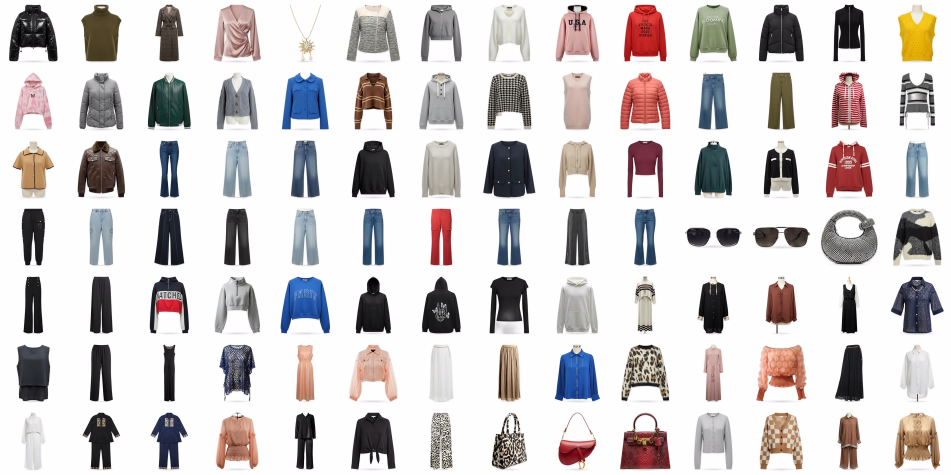
#> input picture listings/overview/01-main.jpg, 2852 x 1424 px, given in place of 03-details.jpg.png, which was not available (shown at 1/3 size)
$ python grid.py ../../../listings/overview ../../../listings/overview/03-details.jpg ../../../listings/overview/03-details.jpg
#> lines starting #> are read from the running program, lines starting #| are printed output that depends on the picture
import sys
from PIL import Image,ImageDraw,ImageFont
out,order=sys.argv[1],sys.argv[2].split(',')
tw,th,g=405,540,4  # 3:4 profile-grid crop
rows=(len(order)+2)//3
m=Image.new('RGB',(3*tw+2*g,rows*th+(rows-1)*g),'white')
#> m: PIL image 1223x540 RGB; every value is 255
for i,s in enumerate(order):
    im=Image.open(f"{sys.argv[3]}/{s}.png").convert('RGB')
#> im is the input picture: PIL image 2852x1424 RGB; mean R, G, B 211.1, 206.2, 206.7
    cw=int(1350*3/4); x0=(1080-cw)//2
    im=im.crop((x0,0,x0+cw,1350)).resize((tw,th),Image.LANCZOS)
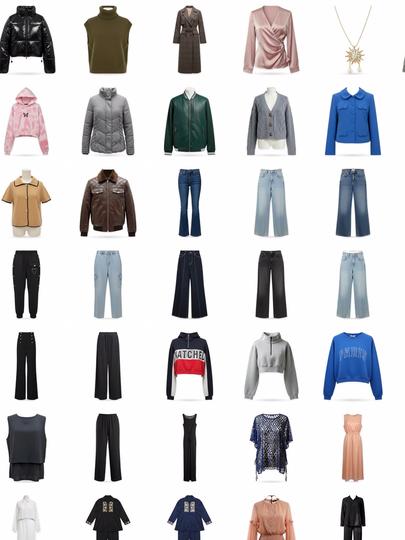
#> im: PIL image 405x540 RGB; mean R, G, B 207.6, 206.4, 209
    m.paste(im,((i%3)*(tw+g),(i//3)*(th+g)))
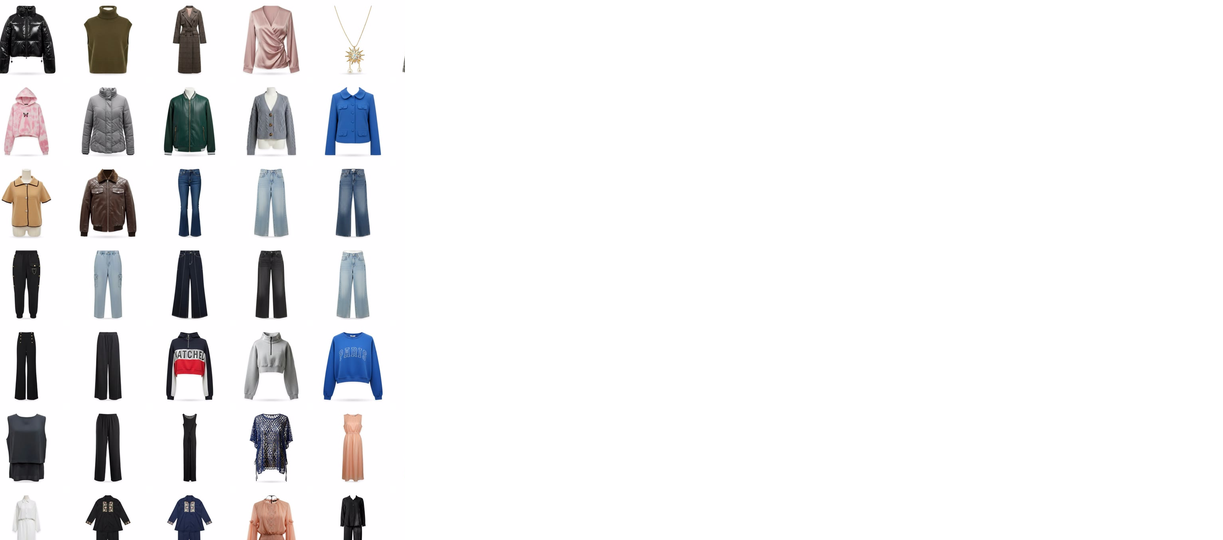
#> m: PIL image 1223x540 RGB; mean R, G, B 239.3, 238.9, 239.8
m.save(out,quality=90)

$ run again, on listings/overview/04-info.jpg
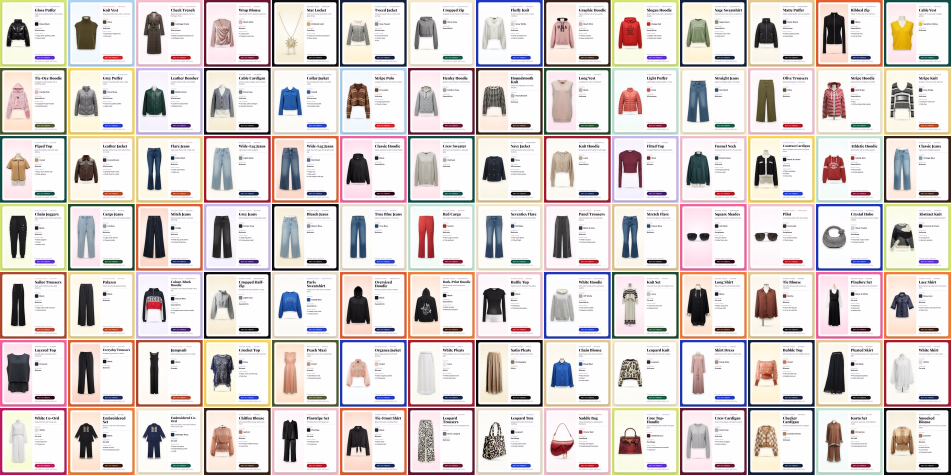
#> input picture listings/overview/04-info.jpg, 2852 x 1424 px, given in place of 04-info.jpg.png, which was not available (shown at 1/3 size)
#> im is the input picture: PIL image 2852x1424 RGB; mean R, G, B 218.5, 210, 208.1
#> `im=im.crop((x0,0,x0+cw,1350)).resize((tw,th),Image.LANCZOS)`:
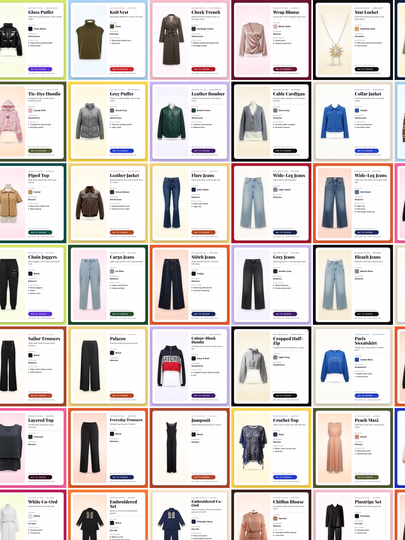
#> im: PIL image 405x540 RGB; mean R, G, B 215.9, 207.9, 205.3
#> `m.paste(im,((i%3)*(tw+g),(i//3)*(th+g)))`:
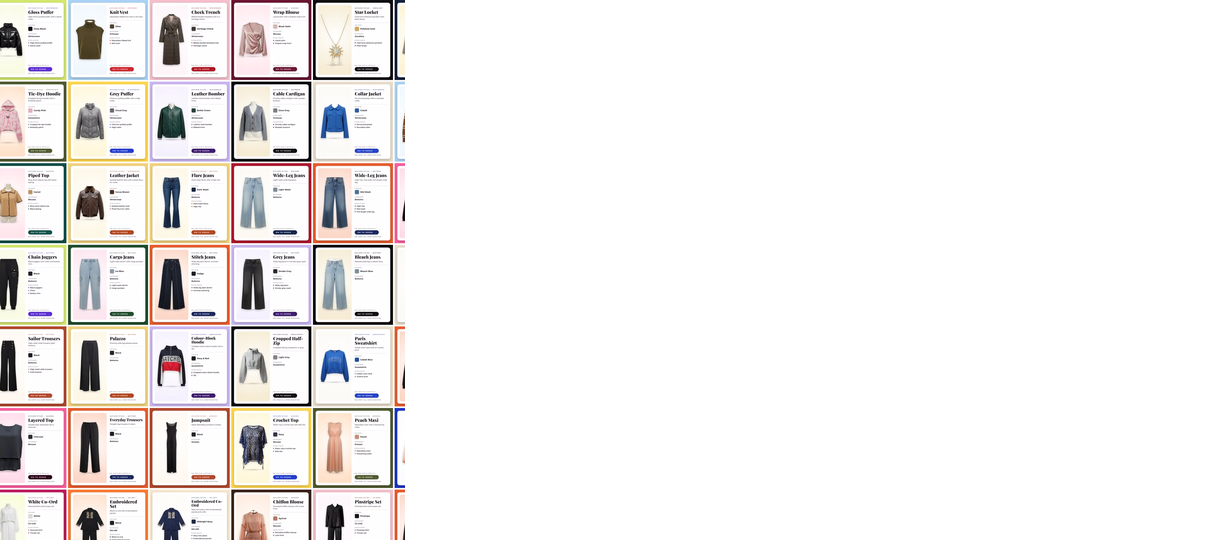
#> m: PIL image 1223x540 RGB; mean R, G, B 242.1, 239.4, 238.5
